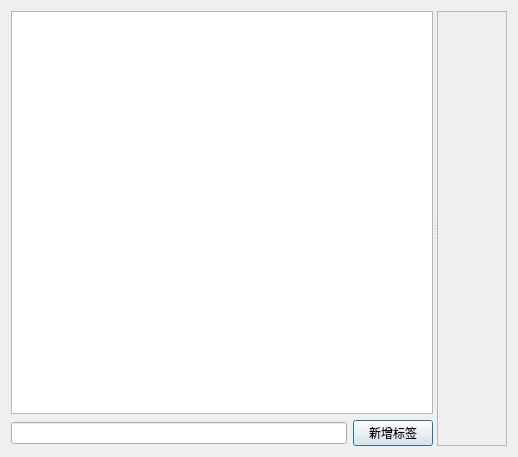
<?xml version="1.0" encoding="UTF-8"?>
<ui version="4.0">
 <class>Dialog</class>
 <widget class="QDialog" name="Dialog">
  <property name="geometry">
   <rect>
    <x>0</x>
    <y>0</y>
    <width>518</width>
    <height>457</height>
   </rect>
  </property>
  <property name="windowTitle">
   <string>Dialog</string>
  </property>
  <layout class="QHBoxLayout" name="horizontalLayout">
   <item>
    <widget class="QSplitter" name="splitter">
     <property name="orientation">
      <enum>Qt::Horizontal</enum>
     </property>
     <widget class="QWidget" name="verticalLayoutWidget_2">
      <layout class="QVBoxLayout" name="verticalLayout_2">
       <item>
        <widget class="QListWidget" name="listwgt_labelList">
         <property name="sizePolicy">
          <sizepolicy hsizetype="MinimumExpanding" vsizetype="Expanding">
           <horstretch>0</horstretch>
           <verstretch>0</verstretch>
          </sizepolicy>
         </property>
        </widget>
       </item>
       <item>
        <layout class="QHBoxLayout" name="horizontalLayout_2">
         <item>
          <widget class="QLineEdit" name="ledit_newLabel">
           <property name="sizePolicy">
            <sizepolicy hsizetype="MinimumExpanding" vsizetype="Fixed">
             <horstretch>0</horstretch>
             <verstretch>0</verstretch>
            </sizepolicy>
           </property>
          </widget>
         </item>
         <item>
          <widget class="QPushButton" name="btn_newLabel">
           <property name="text">
            <string>新增标签</string>
           </property>
          </widget>
         </item>
        </layout>
       </item>
      </layout>
     </widget>
     <widget class="QScrollArea" name="scrollArea">
      <property name="widgetResizable">
       <bool>true</bool>
      </property>
      <widget class="QWidget" name="scrollAreaWidgetContents_Details">
       <property name="geometry">
        <rect>
         <x>0</x>
         <y>0</y>
         <width>182</width>
         <height>437</height>
        </rect>
       </property>
       <layout class="QVBoxLayout" name="verticalLayout"/>
      </widget>
     </widget>
    </widget>
   </item>
  </layout>
 </widget>
 <resources/>
 <connections/>
</ui>
